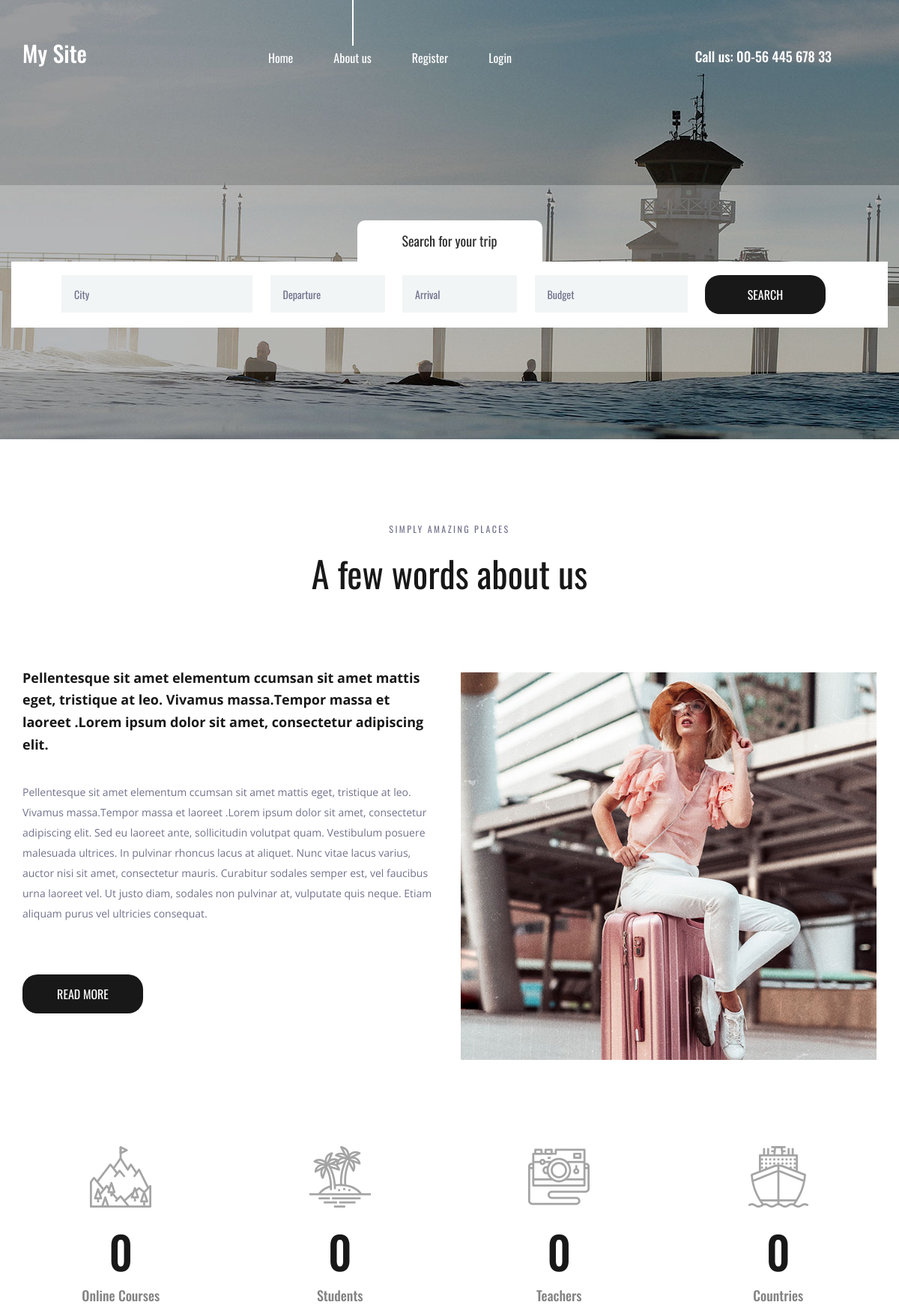
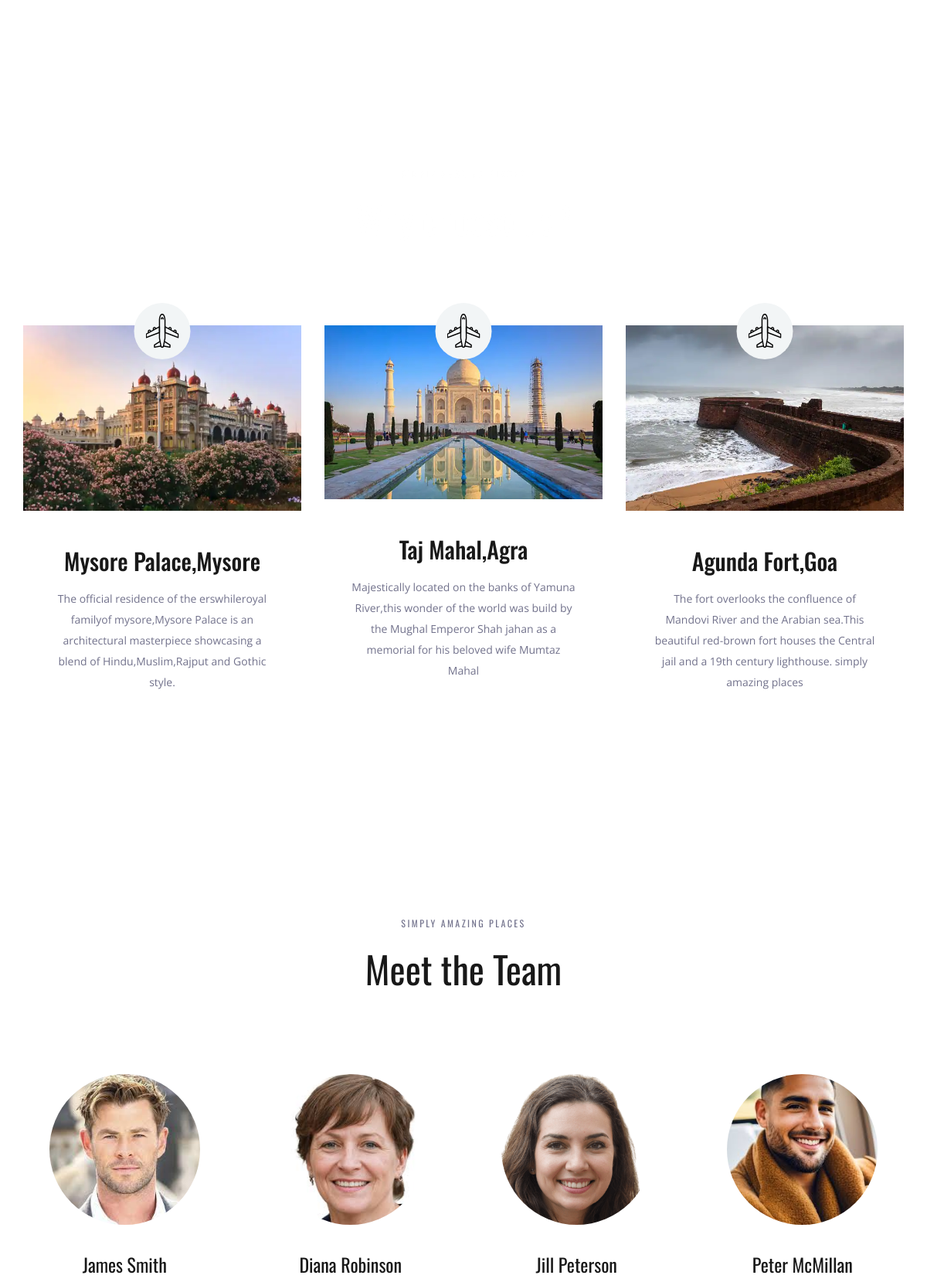
The page / (upper part) on the database its author committed (2 pictures, top to bottom).
### travelapp/models.py (models this page shows, shortened)
class Place(models.Model):
    name=models.CharField(max_length=250)
    img=models.ImageField(upload_to='pics')
    desc=models.TextField()

class Teams(models.Model):
    name=models.CharField(max_length=250)
    img=models.ImageField(upload_to='pics')
    desc=models.TextField()

### travelapp/views.py (the view)
# urls.py: path('',views.demo,name='demo'),
def demo(request):
    objs=Place.objects.all()
    obj=Teams.objects.all()
    return render(request,"index.html",{'objs':objs,'obj':obj})

### templates/index.html (shortened to what this page needs)
{% load static %}
<!DOCTYPE html>
<html lang="en">
<head>
<link rel="stylesheet" type="text/css" href="{% static 'styles/bootstrap4/bootstrap.min.css' %}">
<link href="{% static 'plugins/font-awesome-4.7.0/css/font-awesome.min.css' %}" rel="stylesheet" type="text/css">
<link rel="stylesheet" type="text/css" href="{% static 'plugins/OwlCarousel2-2.2.1/owl.carousel.css' %}">
<link rel="stylesheet" type="text/css" href="{% static 'plugins/OwlCarousel2-2.2.1/owl.theme.default.css' %}">
<link rel="stylesheet" type="text/css" href="{% static 'plugins/OwlCarousel2-2.2.1/animate.css' %}">
<link rel="stylesheet" type="text/css" href="{% static 'styles/about.css' %}">
<link rel="stylesheet" type="text/css" href="{% static 'styles/about_responsive.css' %}">
</head>
<body>
<div class="super_container">
	<header class="header">
		<div class="container">
			<div class="row">
				<div class="col">
					<div class="header_content d-flex flex-row align-items-center justify-content-start">
						<div class="header_content_inner d-flex flex-row align-items-end justify-content-start">
							<div class="logo"><a href="index.html">My Site</a></div>
							<nav class="main_nav">
								<ul class="d-flex flex-row align-items-start justify-content-start">
									<li><a href="index.html">Home</a></li>
									<li class="active"><a href="about.html">About us</a></li>
									{% if user.is_authenticated %}
									<li>Hello {{user.username}}</li>
									<li><a href="credentials/logout">Logout</a></li>
									{% else %}
									<li><a href="credentials/register">Register</a></li>
									<li><a href="credentials/login">Login</a></li>
									{% endif %}
								</ul>
							</nav>
							<div class="header_phone ml-auto">Call us: 00-56 445 678 33</div>
						</div>
					</div>
				</div>
			</div>
		</div>
	</header>
	<div class="home">
		<div class="background_image" style="background-image:url({% static 'images/about.jpg' %})"></div>
	</div>
	<div class="home_search">
		<div class="container">
			<div class="row">
				<div class="col">
					<div class="home_search_container">
						<div class="home_search_title">Search for your trip</div>
						<div class="home_search_content">
							<form action="#" class="home_search_form" id="home_search_form">
								<div class="d-flex flex-lg-row flex-column align-items-start justify-content-lg-between justify-content-start">
									<input type="text" class="search_input search_input_1" placeholder="City" required="required">
									<input type="text" class="search_input search_input_2" placeholder="Departure" required="required">
									<input type="text" class="search_input search_input_3" placeholder="Arrival" required="required">
									<input type="text" class="search_input search_input_4" placeholder="Budget" required="required">
									<button class="home_search_button">search</button>
								</div>
							</form>
						</div>
					</div>
				</div>
			</div>
		</div>
	</div>
	<div class="about">
		<div class="container">
			<div class="row">
				<div class="col text-center">
					<div class="section_subtitle">simply amazing places</div>
					<div class="section_title"><h2>A few words about us</h2></div>
				</div>
			</div>
			<div class="row about_row">
				<div class="col-lg-6">
					<div class="about_content">
						<div class="text_highlight">Pellentesque sit amet elementum ccumsan sit amet mattis eget, tristique at leo. Vivamus massa.Tempor massa et laoreet .Lorem ipsum dolor sit amet, consectetur adipiscing elit.</div>
						<div class="about_text">
							<p>Pellentesque sit amet elementum ccumsan sit amet mattis eget, tristique at leo. Vivamus massa.Tempor massa et laoreet .Lorem ipsum dolor sit amet, consectetur adipiscing elit. Sed eu laoreet ante, sollicitudin volutpat quam. Vestibulum posuere malesuada ultrices. In pulvinar rhoncus lacus at aliquet. Nunc vitae lacus varius, auctor nisi sit amet, consectetur mauris. Curabitur sodales semper est, vel faucibus urna laoreet vel. Ut justo diam, sodales non pulvinar at, vulputate quis neque. Etiam aliquam purus vel ultricies consequat.</p>
						</div>
						<div class="button about_button"><a href="#">read more</a></div>
					</div>
				</div>
				<div class="col-lg-6">
					<div class="about_image"><img src="{% static 'images/about_1.jpg' %}" alt=""></div>
				</div>
			</div>
		</div>
	</div>
	<div class="milestones">
		<div class="container">
			<div class="row">
				<div class="col-lg-3 milestone_col">
					<div class="milestone text-center">
						<div class="milestone_icon"><img src="{% static 'images/mountain.svg' %}" alt=""></div>
						<div class="milestone_counter" data-end-value="17">0</div>
						<div class="milestone_text">Online Courses</div>
					</div>
				</div>
				<div class="col-lg-3 milestone_col">
					<div class="milestone text-center">
						<div class="milestone_icon"><img src="{% static 'images/island.svg' %}" alt=""></div>
						<div class="milestone_counter" data-end-value="213">0</div>
						<div class="milestone_text">Students</div>
					</div>
				</div>
				<div class="col-lg-3 milestone_col">
					<div class="milestone text-center">
						<div class="milestone_icon"><img src="{% static 'images/camera.svg' %}" alt=""></div>
						<div class="milestone_counter" data-end-value="11923">0</div>
						<div class="milestone_text">Teachers</div>
					</div>
				</div>
				<div class="col-lg-3 milestone_col">
					<div class="milestone text-center">
						<div class="milestone_icon"><img src="{% static 'images/boat.svg' %}" alt=""></div>
						<div class="milestone_counter" data-end-value="15">0</div>
						<div class="milestone_text">Countries</div>
					</div>
				</div>
			</div>
		</div>
	</div>
	<div class="why">
		<div class="parallax_background parallax-window" data-parallax="scroll" data-image-src="{% static 'images/why.jpg' %}" data-speed="0.8"></div>
		<div class="container">
			<div class="row">
				<div class="col text-center">
					<div class="section_subtitle">simply amazing places</div>
					<div class="section_title"><h2>Why choose us?</h2></div>
				</div>
			</div>
			<div class="row why_row gy-3">
				{% for objs in objs %}
				<div class="col-lg-4 why_col">
					<div class="why_item h-100">
						<div class="why_image">
							<img src="{{objs.img.url}}" alt="">
							<div class="why_icon d-flex flex-column align-items-center justify-content-center">
								<img src="{% static 'images/why_1.svg' %}" alt="">
							</div>
						</div>
						<div class="why_content text-center">
							<div class="why_title">{{objs.name}}</div>
							<div class="why_text" style="margin-bottom:10px;">
								<p>{{objs.desc}}</p>
							</div>
						</div>
					</div>
				</div>
				{% endfor %}
			</div>
		</div>
	</div>
	<div class="team">
		<div class="container">
			<div class="row">
				<div class="col text-center">
					<div class="section_subtitle">simply amazing places</div>
					<div class="section_title"><h2>Meet the Team</h2></div>
				</div>
			</div>
			<div class="row team_row">
				{% for obj in obj %}
				<div class="col-xl-3 col-md-6 team_col">
					<div class="team_item d-flex flex-column align-items-center justify-content-start text-center">
						<div class="team_image"><img src="{{obj.img.url}}" alt=""></div>
						<div class="team_content">
							<div class="team_title"><a href="#">{{obj.name}}</a></div>
						</div>
					</div>
				</div>
                  {% endfor %}
			</div>
		</div>
	</div>
</div>
</body>
</html>

### rows shown on the page
Place: img (picture), name "Mysore Palace,Mysore", desc "The official residence of the erswhileroyal familyof mysore,Mysore Palace is an architectural masterpiece showcasing a blend of Hindu,Muslim,Rajput and Gothic style."
Place: img (picture), name "Taj Mahal,Agra", desc "Majestically located on the banks of Yamuna River,this wonder of the world was build by the Mughal Emperor Shah jahan as a memorial for his beloved wife Mumtaz Mahal"
Place: img (picture), name "Agunda Fort,Goa", desc "The fort overlooks the confluence of Mandovi River and the Arabian sea.This beautiful red-brown fort houses the Central jail and a 19th century lighthouse. simply amazing places"
Teams: img (picture), name "James Smith"
Teams: img (picture), name "Diana Robinson"
Teams: img (picture), name "Jill Peterson"
Teams: img (picture), name "Peter McMillan"
